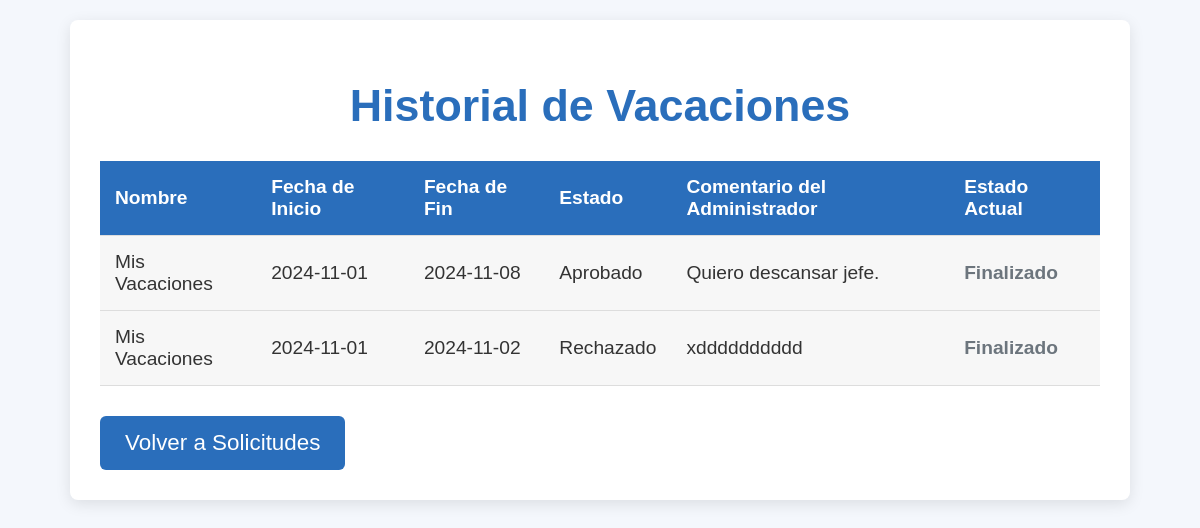
Page /php/historial_vacaciones.php (signed in) on the committed database.
### tables this page shows
CREATE TABLE `vacaciones` (
  `id` int(11) NOT NULL,
  `usuario_id` int(11) DEFAULT NULL,
  `fecha_inicio` date NOT NULL,
  `fecha_fin` date NOT NULL,
  `estado` enum('pendiente','aprobado','rechazado') DEFAULT 'pendiente',
  `comentario_admin` text DEFAULT NULL,
  `fecha_solicitud` timestamp NOT NULL DEFAULT current_timestamp()
);

### php/historial_vacaciones.php (the view, shortened to what this page needs)
<?php
include("config.php");
$es_admin = $_SESSION['rol'] === 'admin';
$fecha_actual = date("Y-m-d");
if ($es_admin) {
    $sql = "SELECT v.*, u.nombre FROM vacaciones v INNER JOIN usuarios u ON v.usuario_id = u.id WHERE v.fecha_fin < '$fecha_actual' OR (v.fecha_inicio <= '$fecha_actual' AND v.fecha_fin >= '$fecha_actual')";
} else {
    $usuario_id = $_SESSION['usuario_id'];
    $sql = "SELECT * FROM vacaciones WHERE usuario_id = $usuario_id AND (fecha_fin < '$fecha_actual' OR (fecha_inicio <= '$fecha_actual' AND fecha_fin >= '$fecha_actual'))";
}
$result = $conn->query($sql);
?>
<!DOCTYPE html>
<html lang="es">
<head>
</head>
<body>
    <div class="container">
        <h1>Historial de Vacaciones</h1>
        <table>
            <thead>
                <tr>
                    <th>Nombre</th>
                    <th>Fecha de Inicio</th>
                    <th>Fecha de Fin</th>
                    <th>Estado</th>
                    <th>Comentario del Administrador</th>
                    <th>Estado Actual</th>
                </tr>
            </thead>
            <tbody>
                <?php
                if ($result->num_rows > 0) {
                    while ($row = $result->fetch_assoc()) {
                        $estado_actual = ($fecha_actual >= $row['fecha_inicio'] && $fecha_actual <= $row['fecha_fin']) ? 'En curso' : 'Finalizado';
                        $estado_clase = '';
                        $estado_actual_clase = '';
                        if ($estado_actual == 'En curso') {
                            $estado_actual_clase = 'estado-en-curso';
                        } else {
                            $estado_actual_clase = 'estado-finalizado';
                        }
                        ?>
                        <tr>
                            <td><?php echo $es_admin ? $row['nombre'] : 'Mis Vacaciones'; ?></td>
                            <td><?php echo $row['fecha_inicio']; ?></td>
                            <td><?php echo $row['fecha_fin']; ?></td>
                            <td class="<?php echo $estado_clase; ?>"><?php echo ucfirst($row['estado']); ?></td>
                            <td><?php echo $row['comentario_admin']; ?></td>
                            <td class="<?php echo $estado_actual_clase; ?>"><?php echo $estado_actual; ?></td>
                        </tr>
                        <?php
                    }
                } else {
                    echo "<tr><td colspan='6'>No se encontraron vacaciones en el historial.</td></tr>";
                }
                ?>
            </tbody>
        </table>
        <a href="gestion_solicitudes.php" class="btn-volver">Volver a Solicitudes</a>
    </div>
</body>
</html>

### php/historial_vacaciones.php (style rules this page uses)
body { font-family: 'Arial', sans-serif; background-color: #f4f7fc; margin: 0; padding: 0; color: #333; }
.container { width: 90%; max-width: 1000px; margin: 20px auto; background-color: #fff; padding: 30px; box-shadow: 0 4px 15px rgba(0, 0, 0, 0.1); border-radius: 8px; }
h1 { text-align: center; color: #2a6ebb; font-size: 2.8em; margin-bottom: 25px; }
table { width: 100%; border-collapse: collapse; margin-top: 30px; }
th, td { padding: 15px; text-align: left; font-size: 1.2em; border-bottom: 1px solid #ddd; }
th { background-color: #2a6ebb; color: white; font-weight: bold; }
td { background-color: #f7f7f7; }
.estado-finalizado { color: #6c757d; font-weight: bold; }
.btn-volver { display: inline-block; margin-top: 30px; padding: 14px 25px; background-color: #2a6ebb; color: white; text-decoration: none; border-radius: 6px; font-size: 1.4em; text-align: center; }

### rows in the picture
vacaciones: fecha_inicio "2024-11-01", fecha_fin "2024-11-08", estado "Aprobado", comentario_admin "Quiero descansar jefe."
vacaciones: fecha_inicio "2024-11-01", fecha_fin "2024-11-02", estado "Rechazado", comentario_admin "xdddddddddd"
